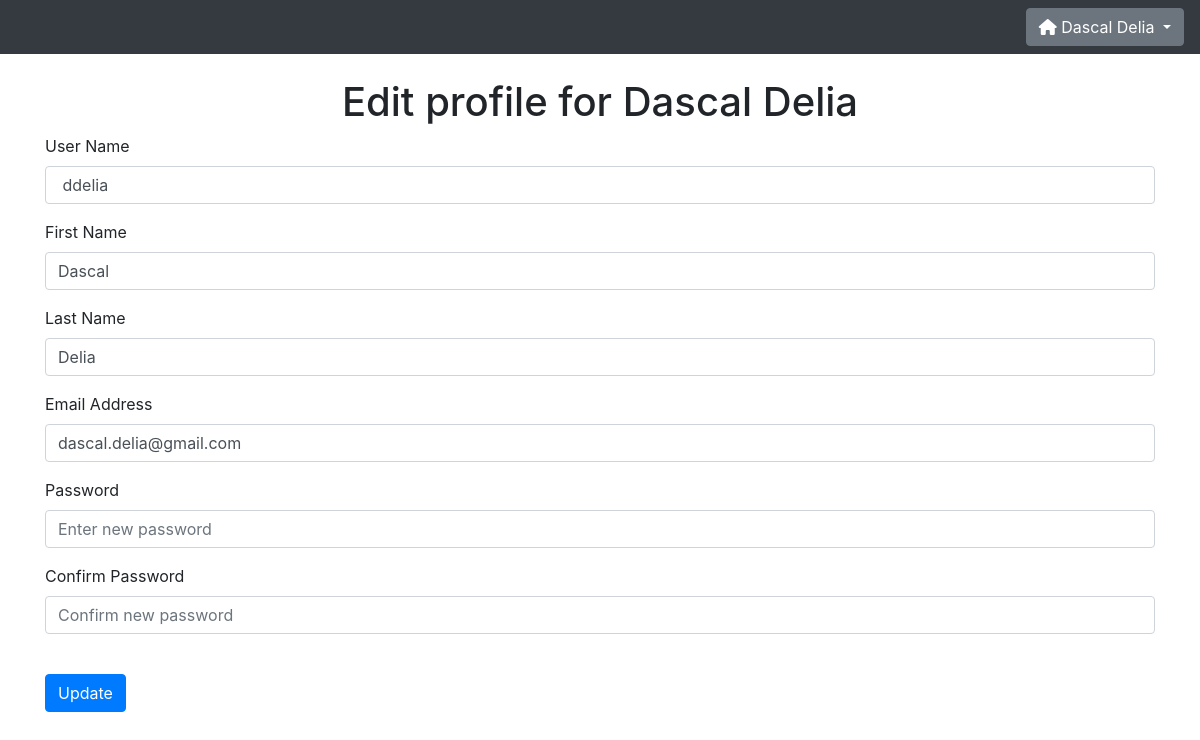
Screenshot of /edit_profile (signed in) with the database file from the repository.
### website/models.py (models this page shows)
class User(db.Model,UserMixin):
    id = db.Column(db.Integer, primary_key=True)
    u_name = db.Column(db.String(20), unique=True)
    u_fname = db.Column(db.String(50))
    u_lname = db.Column(db.String(50))
    u_email = db.Column(db.String(150), unique=True)
    u_password = db.Column(db.String(150))
    u_type = db.Column(db.String(5))
    u_date_created = db.Column(db.DateTime(timezone=True), default=func.now())
    u_last_login = db.Column(db.DateTime(timezone=True), default=func.now())
    kids = db.relationship('Child')

### website/views.py (the view, shortened to what this page needs)
@views.route('/edit_profile', methods=['GET','POST'])
@login_required
def edit_profile():
    user = current_user
    return render_template('edit_profile.html', user=user)

### website/__init__.py (called while the page is built)
def create_app():
    app = Flask(__name__)
    app.config['SECRET_KEY'] = 'mySuperSecretKey'
    app.config['SQLALCHEMY_DATABASE_URI'] = f'sqlite:///../DB/{DB_NAME}'
    app.config['SQLALCHEMY_TRACK_MODIFICATIONS'] = False
    db.init_app(app)
    from .views import views
    from .auth import auth
    app.register_blueprint(views, url_prefix='/')
    app.register_blueprint(auth, url_prefix='/')
    from .models import User, Child, History
    create_database(app)
    login_manager = LoginManager()
    login_manager.login_view = 'auth.login'
    login_manager.init_app(app)
    @login_manager.user_loader
    def load_user(id):
        return User.query.get(int(id))
    return app

### website/templates/edit_profile.html
{% extends "base.html" %}{% block title %}Home{% endblock %}
{% block content %}
<h1 align="center">Edit profile for {{ user.u_fname + " " + user.u_lname }} </h1>
<form method="POST">
    <div class="form-group">
        <label for="userName">User Name</label>
        <input type="text" class="form-control" id="userName" name="userName" placeholder="Enter user name" value=" {{ user.u_name }}"/>
    </div>
    <div class="form-group">
        <label for="firstName">First Name</label>
        <input type="text" class="form-control" id="firstName" name="firstName" placeholder="Enter first name" value="{{ user.u_fname }}" />
    </div>
    <div class="form-group">
        <label for="lastName">Last Name</label>
        <input type="text" class="form-control" id="lastName" name="lastName" placeholder="Enter last name" value="{{ user.u_lname }}" />
    </div>
    <div class="form-group">
        <label for="email">Email Address</label>
        <input type="email" class="form-control" id="email" name="email" placeholder="Enter email address" value="{{ user.u_email }}" />
    </div>
    <div class="form-group">
        <label for="password1">Password</label>
        <input type="password" class="form-control" id="password1" name="password1" placeholder="Enter new password" />
    </div>
    <div class="form-group">
        <label for="password2">Confirm Password</label>
        <input type="password" class="form-control" id="password2" name="password2" placeholder="Confirm new password" />
    </div>
    <br/>
    <button type="submit" class="btn btn-primary">Update</button>
</form>
{% endblock %}

### website/templates/base.html (shortened to what this page needs)
<!DOCTYPE html>
<html>
    <head>
        <link
            rel="stylesheet"
            href="https://stackpath.bootstrapcdn.com/bootstrap/4.4.1/css/bootstrap.min.css"
        />
        <link
            rel="stylesheet"
            href="https://stackpath.bootstrapcdn.com/font-awesome/4.7.0/css/font-awesome.min.css"
        />
        <link
            href="http://cdn.bokeh.org/bokeh/release/bokeh-2.0.1.min.css"
            rel="stylesheet" type="text/css"
        />
        <link rel="stylesheet" href="https://stackpath.bootstrapcdn.com/bootstrap/4.1.3/css/bootstrap.min.css">
    </head>
    <body>
        <nav class="navbar navbar-expand-lg navbar-dark bg-dark">
            <div class="collapse navbar-collapse justify-content-end" id="navbar">
                <div class="navbar-nav">
                    {% if user.is_authenticated %}
                    <ul class="navbar-nav">
                        <div class="dropdown">
                            <button class="btn btn-secondary dropdown-toggle" type="button" id="dropdownMenu2" data-toggle="dropdown" aria-haspopup="true" aria-expanded="false">
                                <span><i class="fas fa-home"></i></span> {{ user.u_fname + " " + user.u_lname }}
                            </button>
                        </div>
                    </ul>
                    {% endif %}
                </div>
            </div>
        </nav>
        <br />
        <div class="container">
            {% block content %}
            {% endblock %}
        </div>
    </body>
</html>

### rows the page displays
User: u_fname+u_lname "Dascal Delia", userName "ddelia", firstName "Dascal", lastName "Delia", email "dascal.delia@gmail.com"
